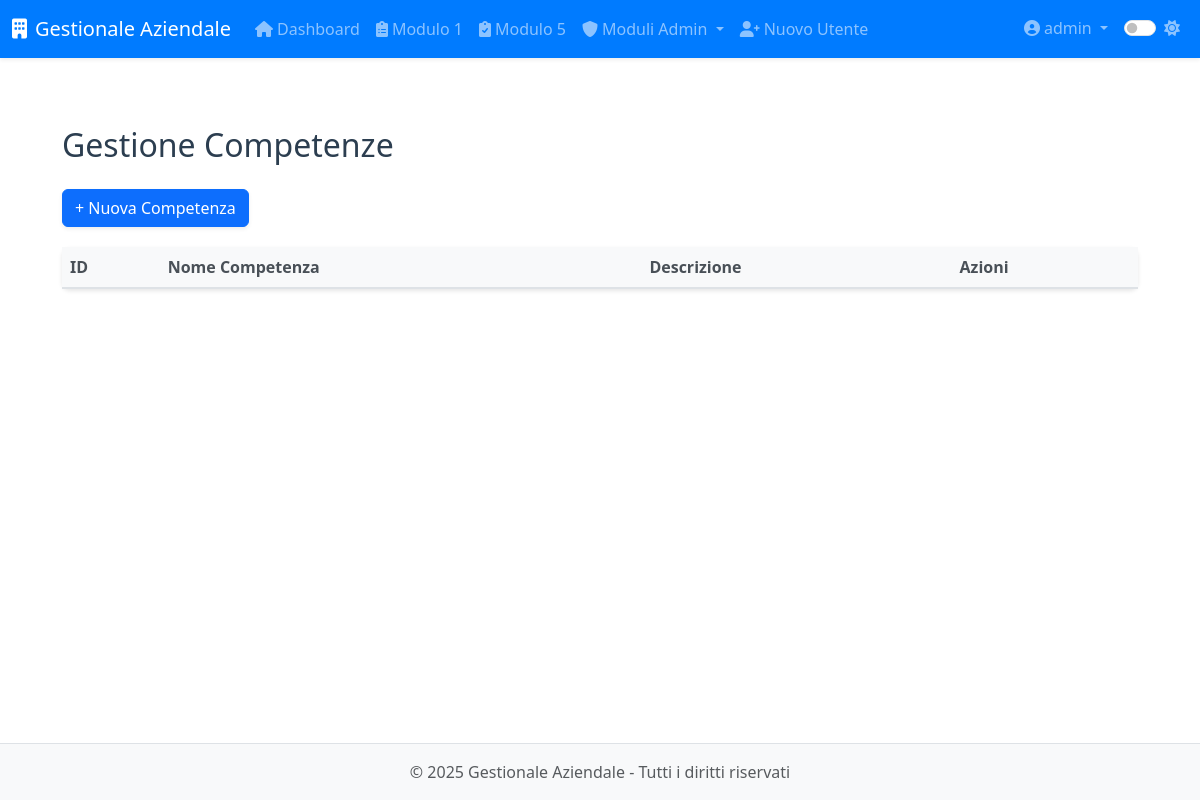
The app's page /modulo8/modulo8/competenze (signed in), older data.
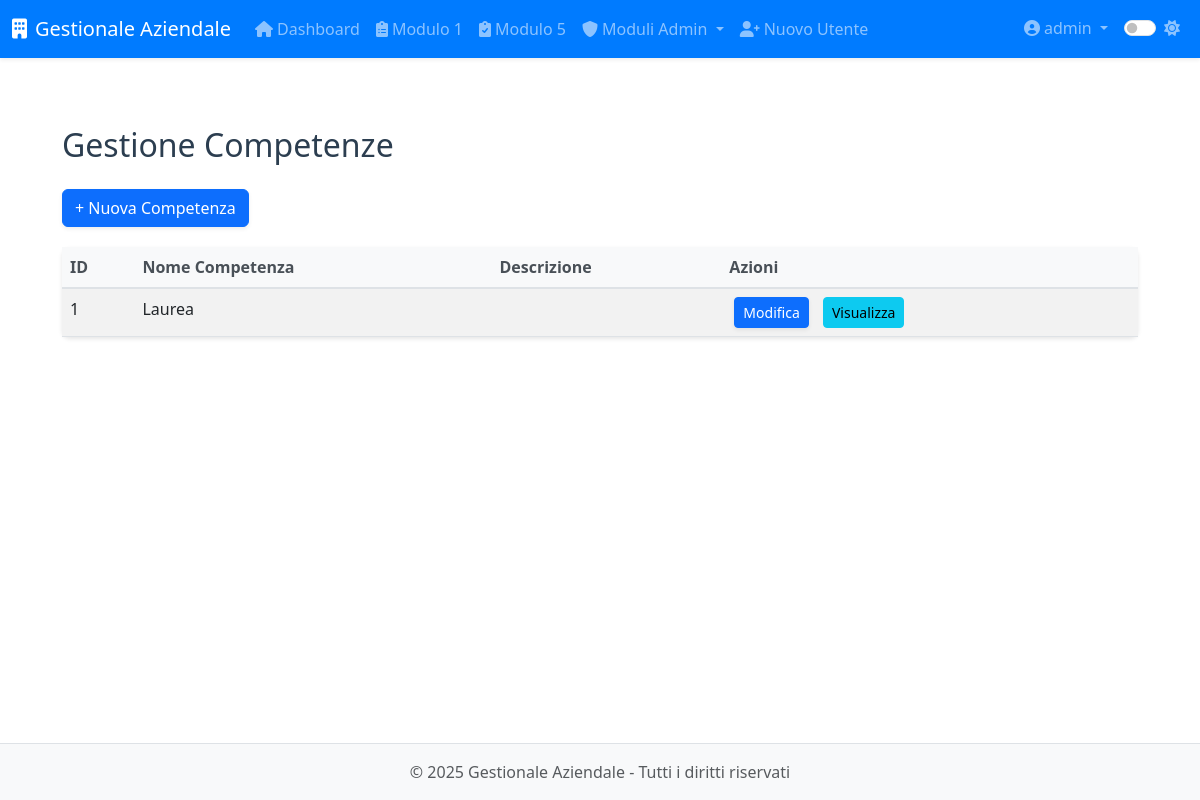
The same page, newer data.
### app/models.py (models this page shows, shortened)
class Competenza(db.Model):
    __tablename__ = 'competenza'
    id = db.Column(db.Integer, primary_key=True)
    nome = db.Column(db.String(64), nullable=False, unique=True)
    descrizione = db.Column(db.Text)
    livello = db.Column(db.String(20))  # base, intermedio, avanzato
    area = db.Column(db.String(64))     # tecnica, amministrativa, etc.
    created_at = db.Column(db.DateTime, default=datetime.utcnow)
    created_by_id = db.Column(db.Integer, db.ForeignKey('users.id'))

### app/routes/modulo8.py (the view)
@modulo8.route('/modulo8/competenze')
@login_required
@admin_required
def competenze():
    comps = Competenza.query.order_by(Competenza.nome).all()
    return render_template(
        'modulo8/competenze/form.html',
        competenze=comps
    )

### app/models.py (called while the page is built)
@login_manager.user_loader
def load_user(id):
    return User.query.get(int(id))

    def is_admin(self):
        return self.role == 'admin'

### app/utils.py (called while the page is built)
def admin_required(f):
    @wraps(f)
    def decorated_function(*args, **kwargs):
        if not current_user.is_authenticated or not current_user.is_admin():
            abort(403)  # Accesso negato
        return f(*args, **kwargs)
    return decorated_function

### app/templates/modulo8/competenze/form.html
{% extends 'base.html' %}
{% block content %}
<div class="module-list">
  <h2>Gestione Competenze</h2>
  <a href="{{ url_for('modulo8.nuova_competenza') }}" class="btn btn-primary btn-add-competenza">+ Nuova Competenza</a>
  <table class="table table-striped table-competenze">
    <thead>
      <tr>
        <th>ID</th>
        <th>Nome Competenza</th>
        <th>Descrizione</th>
        <th>Azioni</th>
      </tr>
    </thead>
    <tbody>
      {% for c in competenze %}
      <tr>
        <td>{{ c.id }}</td>
        <td>{{ c.nome }}</td>
        <td>{{ c.descrizione }}</td>
        <td>
          <a href="{{ url_for('modulo8.modifica_competenza', id=c.id) }}" class="btn btn-sm btn-primary btn-action">Modifica</a>
          <a href="{{ url_for('modulo8.visualizza_competenza', id=c.id) }}" class="btn btn-sm btn-info btn-action">Visualizza</a>
        </td>
      </tr>
      {% endfor %}
    </tbody>
  </table>
</div>
{% endblock %}

Row changes from the older to the newer data that the page shows:
added Competenza: id "1", nome "Laurea"
